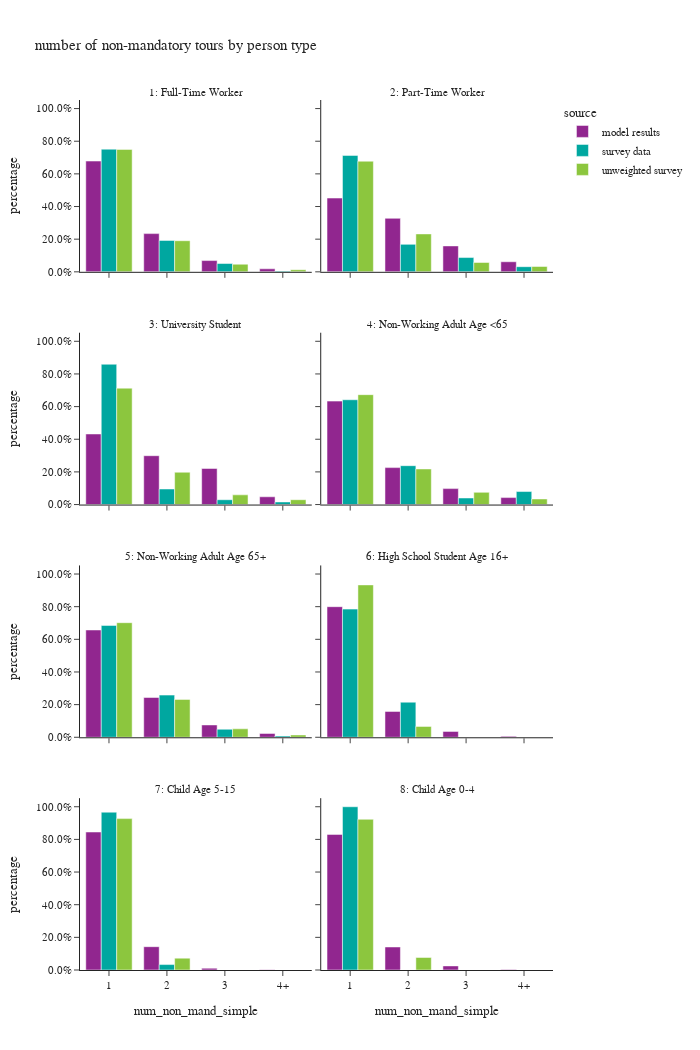

This figure's notebook cell:
### Markdown cell above
- number of non-mandatory tours

### Code cell
# number of mandatory tours
df_plot = per_data.groupby(['source','ptype_label','num_non_mand_simple'])['person_weight'].sum().reset_index()

df_plot['percentage'] = df_plot.groupby(['source','ptype_label'], group_keys=False)['person_weight']. \
    apply(lambda x: x / float(x.sum()))

fig = px.bar(df_plot, x="num_non_mand_simple", y="percentage", color="source",barmode="group",
             facet_col="ptype_label",facet_col_wrap=2,
             title="number of non-mandatory tours by person type")
fig.for_each_annotation(lambda a: a.update(text=a.text.split("=")[-1]))
fig.update_layout(height=1050, width=700)
fig.update_yaxes(tickformat=".1%")
fig.show()

### Figure 1 — Plotly figure (JSON) as saved in the notebook; plotly's stock layout.template omitted (floating-point values rounded to 4 significant figures)
{"data": [{"alignmentgroup": "True", "hovertemplate": "source=model results<br>ptype_label=1: Full-Time Worker<br>num_non_mand_simple=%{x}<br>percentage=%{y}<extra></extra>", "legendgroup": "model results", "marker": {"color": "#91268F", "pattern": {"shape": ""}}, "name": "model results", "offsetgroup": "model results", "orientation": "v", "showlegend": true, "textposition": "auto", "type": "bar", "x": ["1", "2", "3", "4+"], "xaxis": "x7", "y": [0.6785, 0.2341, 0.06891, 0.0185], "yaxis": "y7"}, {"alignmentgroup": "True", "hovertemplate": "source=model results<br>ptype_label=2: Part-Time Worker<br>num_non_mand_simple=%{x}<br>percentage=%{y}<extra></extra>", "legendgroup": "model results", "marker": {"color": "#91268F", "pattern": {"shape": ""}}, "name": "model results", "offsetgroup": "model results", "orientation": "v", "showlegend": false, "textposition": "auto", "type": "bar", "x": ["1", "2", "3", "4+"], "xaxis": "x8", "y": [0.4518, 0.3277, 0.1587, 0.06169], "yaxis": "y8"}, {"alignmentgroup": "True", "hovertemplate": "source=model results<br>ptype_label=3: University Student<br>num_non_mand_simple=%{x}<br>percentage=%{y}<extra></extra>", "legendgroup": "model results", "marker": {"color": "#91268F", "pattern": {"shape": ""}}, "name": "model results", "offsetgroup": "model results", "orientation": "v", "showlegend": false, "textposition": "auto", "type": "bar", "x": ["1", "2", "3", "4+"], "xaxis": "x5", "y": [0.4323, 0.2992, 0.221, 0.04753], "yaxis": "y5"}, {"alignmentgroup": "True", "hovertemplate": "source=model results<br>ptype_label=4: Non-Working Adult Age <65<br>num_non_mand_simple=%{x}<br>percentage=%{y}<extra></extra>", "legendgroup": "model results", "marker": {"color": "#91268F", "pattern": {"shape": ""}}, "name": "model results", "offsetgroup": "model results", "orientation": "v", "showlegend": false, "textposition": "auto", "type": "bar", "x": ["1", "2", "3", "4+"], "xaxis": "x6", "y": [0.6336, 0.2262, 0.0976, 0.04261], "yaxis": "y6"}, {"alignmentgroup": "True", "hovertemplate": "source=model results<br>ptype_label=5: Non-Working Adult Age 65+<br>num_non_mand_simple=%{x}<br>percentage=%{y}<extra></extra>", "legendgroup": "model results", "marker": {"color": "#91268F", "pattern": {"shape": ""}}, "name": "model results", "offsetgroup": "model results", "orientation": "v", "showlegend": false, "textposition": "auto", "type": "bar", "x": ["1", "2", "3", "4+"], "xaxis": "x3", "y": [0.6573, 0.2438, 0.07554, 0.02343], "yaxis": "y3"}, {"alignmentgroup": "True", "hovertemplate": "source=model results<br>ptype_label=6: High School Student Age 16+<br>num_non_mand_simple=%{x}<br>percentage=%{y}<extra></extra>", "legendgroup": "model results", "marker": {"color": "#91268F", "pattern": {"shape": ""}}, "name": "model results", "offsetgroup": "model results", "orientation": "v", "showlegend": false, "textposition": "auto", "type": "bar", "x": ["1", "2", "3", "4+"], "xaxis": "x4", "y": [0.7998, 0.1585, 0.03613, 0.005531], "yaxis": "y4"}, {"alignmentgroup": "True", "hovertemplate": "source=model results<br>ptype_label=7: Child Age 5-15<br>num_non_mand_simple=%{x}<br>percentage=%{y}<extra></extra>", "legendgroup": "model results", "marker": {"color": "#91268F", "pattern": {"shape": ""}}, "name": "model results", "offsetgroup": "model results", "orientation": "v", "showlegend": false, "textposition": "auto", "type": "bar", "x": ["1", "2", "3", "4+"], "xaxis": "x", "y": [0.8453, 0.1428, 0.0109, 0.001044], "yaxis": "y"}, {"alignmentgroup": "True", "hovertemplate": "source=model results<br>ptype_label=8: Child Age 0-4<br>num_non_mand_simple=%{x}<br>percentage=%{y}<extra></extra>", "legendgroup": "model results", "marker": {"color": "#91268F", "pattern": {"shape": ""}}, "name": "model results", "offsetgroup": "model results", "orientation": "v", "showlegend": false, "textposition": "auto", "type": "bar", "x": ["1", "2", "3", "4+"], "xaxis": "x2", "y": [0.8308, 0.141, 0.02512, 0.003104], "yaxis": "y2"}, {"alignmentgroup": "True", "hovertemplate": "source=survey data<br>ptype_label=1: Full-Time Worker<br>num_non_mand_simple=%{x}<br>percentage=%{y}<extra></extra>", "legendgroup": "survey data", "marker": {"color": "#00A7A0", "pattern": {"shape": ""}}, "name": "survey data", "offsetgroup": "survey data", "orientation": "v", "showlegend": true, "textposition": "auto", "type": "bar", "x": ["1", "2", "3", "4+"], "xaxis": "x7", "y": [0.7513, 0.1926, 0.05083, 0.005202], "yaxis": "y7"}, {"alignmentgroup": "True", "hovertemplate": "source=survey data<br>ptype_label=2: Part-Time Worker<br>num_non_mand_simple=%{x}<br>percentage=%{y}<extra></extra>", "legendgroup": "survey data", "marker": {"color": "#00A7A0", "pattern": {"shape": ""}}, "name": "survey data", "offsetgroup": "survey data", "orientation": "v", "showlegend": false, "textposition": "auto", "type": "bar", "x": ["1", "2", "3", "4+"], "xaxis": "x8", "y": [0.713, 0.1682, 0.08738, 0.03137], "yaxis": "y8"}, {"alignmentgroup": "True", "hovertemplate": "source=survey data<br>ptype_label=3: University Student<br>num_non_mand_simple=%{x}<br>percentage=%{y}<extra></extra>", "legendgroup": "survey data", "marker": {"color": "#00A7A0", "pattern": {"shape": ""}}, "name": "survey data", "offsetgroup": "survey data", "orientation": "v", "showlegend": false, "textposition": "auto", "type": "bar", "x": ["1", "2", "3", "4+"], "xaxis": "x5", "y": [0.8595, 0.09516, 0.02942, 0.01593], "yaxis": "y5"}, {"alignmentgroup": "True", "hovertemplate": "source=survey data<br>ptype_label=4: Non-Working Adult Age <65<br>num_non_mand_simple=%{x}<br>percentage=%{y}<extra></extra>", "legendgroup": "survey data", "marker": {"color": "#00A7A0", "pattern": {"shape": ""}}, "name": "survey data", "offsetgroup": "survey data", "orientation": "v", "showlegend": false, "textposition": "auto", "type": "bar", "x": ["1", "2", "3", "4+"], "xaxis": "x6", "y": [0.6419, 0.2381, 0.0402, 0.07974], "yaxis": "y6"}, {"alignmentgroup": "True", "hovertemplate": "source=survey data<br>ptype_label=5: Non-Working Adult Age 65+<br>num_non_mand_simple=%{x}<br>percentage=%{y}<extra></extra>", "legendgroup": "survey data", "marker": {"color": "#00A7A0", "pattern": {"shape": ""}}, "name": "survey data", "offsetgroup": "survey data", "orientation": "v", "showlegend": false, "textposition": "auto", "type": "bar", "x": ["1", "2", "3", "4+"], "xaxis": "x3", "y": [0.6851, 0.2584, 0.04916, 0.007375], "yaxis": "y3"}, {"alignmentgroup": "True", "hovertemplate": "source=survey data<br>ptype_label=6: High School Student Age 16+<br>num_non_mand_simple=%{x}<br>percentage=%{y}<extra></extra>", "legendgroup": "survey data", "marker": {"color": "#00A7A0", "pattern": {"shape": ""}}, "name": "survey data", "offsetgroup": "survey data", "orientation": "v", "showlegend": false, "textposition": "auto", "type": "bar", "x": ["1", "2"], "xaxis": "x4", "y": [0.785, 0.215], "yaxis": "y4"}, {"alignmentgroup": "True", "hovertemplate": "source=survey data<br>ptype_label=7: Child Age 5-15<br>num_non_mand_simple=%{x}<br>percentage=%{y}<extra></extra>", "legendgroup": "survey data", "marker": {"color": "#00A7A0", "pattern": {"shape": ""}}, "name": "survey data", "offsetgroup": "survey data", "orientation": "v", "showlegend": false, "textposition": "auto", "type": "bar", "x": ["1", "2"], "xaxis": "x", "y": [0.9667, 0.03329], "yaxis": "y"}, {"alignmentgroup": "True", "hovertemplate": "source=survey data<br>ptype_label=8: Child Age 0-4<br>num_non_mand_simple=%{x}<br>percentage=%{y}<extra></extra>", "legendgroup": "survey data", "marker": {"color": "#00A7A0", "pattern": {"shape": ""}}, "name": "survey data", "offsetgroup": "survey data", "orientation": "v", "showlegend": false, "textposition": "auto", "type": "bar", "x": ["1", "2"], "xaxis": "x2", "y": [0.9999, 0.0001396], "yaxis": "y2"}, {"alignmentgroup": "True", "hovertemplate": "source=unweighted survey<br>ptype_label=1: Full-Time Worker<br>num_non_mand_simple=%{x}<br>percentage=%{y}<extra></extra>", "legendgroup": "unweighted survey", "marker": {"color": "#8CC63E", "pattern": {"shape": ""}}, "name": "unweighted survey", "offsetgroup": "unweighted survey", "orientation": "v", "showlegend": true, "textposition": "auto", "type": "bar", "x": ["1", "2", "3", "4+"], "xaxis": "x7", "y": [0.75, 0.1905, 0.04663, 0.0129], "yaxis": "y7"}, {"alignmentgroup": "True", "hovertemplate": "source=unweighted survey<br>ptype_label=2: Part-Time Worker<br>num_non_mand_simple=%{x}<br>percentage=%{y}<extra></extra>", "legendgroup": "unweighted survey", "marker": {"color": "#8CC63E", "pattern": {"shape": ""}}, "name": "unweighted survey", "offsetgroup": "unweighted survey", "orientation": "v", "showlegend": false, "textposition": "auto", "type": "bar", "x": ["1", "2", "3", "4+"], "xaxis": "x8", "y": [0.6776, 0.2322, 0.05738, 0.03279], "yaxis": "y8"}, {"alignmentgroup": "True", "hovertemplate": "source=unweighted survey<br>ptype_label=3: University Student<br>num_non_mand_simple=%{x}<br>percentage=%{y}<extra></extra>", "legendgroup": "unweighted survey", "marker": {"color": "#8CC63E", "pattern": {"shape": ""}}, "name": "unweighted survey", "offsetgroup": "unweighted survey", "orientation": "v", "showlegend": false, "textposition": "auto", "type": "bar", "x": ["1", "2", "3", "4+"], "xaxis": "x5", "y": [0.7129, 0.198, 0.05941, 0.0297], "yaxis": "y5"}, {"alignmentgroup": "True", "hovertemplate": "source=unweighted survey<br>ptype_label=4: Non-Working Adult Age <65<br>num_non_mand_simple=%{x}<br>percentage=%{y}<extra></extra>", "legendgroup": "unweighted survey", "marker": {"color": "#8CC63E", "pattern": {"shape": ""}}, "name": "unweighted survey", "offsetgroup": "unweighted survey", "orientation": "v", "showlegend": false, "textposition": "auto", "type": "bar", "x": ["1", "2", "3", "4+"], "xaxis": "x6", "y": [0.6731, 0.2179, 0.07479, 0.03419], "yaxis": "y6"}, {"alignmentgroup": "True", "hovertemplate": "source=unweighted survey<br>ptype_label=5: Non-Working Adult Age 65+<br>num_non_mand_simple=%{x}<br>percentage=%{y}<extra></extra>", "legendgroup": "unweighted survey", "marker": {"color": "#8CC63E", "pattern": {"shape": ""}}, "name": "unweighted survey", "offsetgroup": "unweighted survey", "orientation": "v", "showlegend": false, "textposition": "auto", "type": "bar", "x": ["1", "2", "3", "4+"], "xaxis": "x3", "y": [0.7018, 0.2321, 0.05179, 0.01429], "yaxis": "y3"}, {"alignmentgroup": "True", "hovertemplate": "source=unweighted survey<br>ptype_label=6: High School Student Age 16+<br>num_non_mand_simple=%{x}<br>percentage=%{y}<extra></extra>", "legendgroup": "unweighted survey", "marker": {"color": "#8CC63E", "pattern": {"shape": ""}}, "name": "unweighted survey", "offsetgroup": "unweighted survey", "orientation": "v", "showlegend": false, "textposition": "auto", "type": "bar", "x": ["1", "2"], "xaxis": "x4", "y": [0.9333, 0.06667], "yaxis": "y4"}, {"alignmentgroup": "True", "hovertemplate": "source=unweighted survey<br>ptype_label=7: Child Age 5-15<br>num_non_mand_simple=%{x}<br>percentage=%{y}<extra></extra>", "legendgroup": "unweighted survey", "marker": {"color": "#8CC63E", "pattern": {"shape": ""}}, "name": "unweighted survey", "offsetgroup": "unweighted survey", "orientation": "v", "showlegend": false, "textposition": "auto", "type": "bar", "x": ["1", "2"], "xaxis": "x", "y": [0.9273, 0.07273], "yaxis": "y"}, {"alignmentgroup": "True", "hovertemplate": "source=unweighted survey<br>ptype_label=8: Child Age 0-4<br>num_non_mand_simple=%{x}<br>percentage=%{y}<extra></extra>", "legendgroup": "unweighted survey", "marker": {"color": "#8CC63E", "pattern": {"shape": ""}}, "name": "unweighted survey", "offsetgroup": "unweighted survey", "orientation": "v", "showlegend": false, "textposition": "auto", "type": "bar", "x": ["1", "2"], "xaxis": "x2", "y": [0.9231, 0.07692], "yaxis": "y2"}], "layout": {"annotations": [{"font": {}, "showarrow": false, "text": "7: Child Age 5-15", "x": 0.245, "xanchor": "center", "xref": "paper", "y": 0.1975, "yanchor": "bottom", "yref": "paper"}, {"font": {}, "showarrow": false, "text": "8: Child Age 0-4", "x": 0.755, "xanchor": "center", "xref": "paper", "y": 0.1975, "yanchor": "bottom", "yref": "paper"}, {"font": {}, "showarrow": false, "text": "5: Non-Working Adult Age 65+", "x": 0.245, "xanchor": "center", "xref": "paper", "y": 0.465, "yanchor": "bottom", "yref": "paper"}, {"font": {}, "showarrow": false, "text": "6: High School Student Age 16+", "x": 0.755, "xanchor": "center", "xref": "paper", "y": 0.465, "yanchor": "bottom", "yref": "paper"}, {"font": {}, "showarrow": false, "text": "3: University Student", "x": 0.245, "xanchor": "center", "xref": "paper", "y": 0.7325, "yanchor": "bottom", "yref": "paper"}, {"font": {}, "showarrow": false, "text": "4: Non-Working Adult Age <65", "x": 0.755, "xanchor": "center", "xref": "paper", "y": 0.7325, "yanchor": "bottom", "yref": "paper"}, {"font": {}, "showarrow": false, "text": "1: Full-Time Worker", "x": 0.245, "xanchor": "center", "xref": "paper", "y": 1.0, "yanchor": "bottom", "yref": "paper"}, {"font": {}, "showarrow": false, "text": "2: Part-Time Worker", "x": 0.755, "xanchor": "center", "xref": "paper", "y": 1.0, "yanchor": "bottom", "yref": "paper"}], "barmode": "group", "height": 1050, "legend": {"title": {"text": "source"}, "tracegroupgap": 0}, "title": {"text": "number of non-mandatory tours by person type"}, "width": 700, "xaxis": {"anchor": "y", "domain": [0.0, 0.49], "title": {"text": "num_non_mand_simple"}}, "xaxis2": {"anchor": "y2", "domain": [0.51, 1.0], "matches": "x", "title": {"text": "num_non_mand_simple"}}, "xaxis3": {"anchor": "y3", "domain": [0.0, 0.49], "matches": "x", "showticklabels": false}, "xaxis4": {"anchor": "y4", "domain": [0.51, 1.0], "matches": "x", "showticklabels": false}, "xaxis5": {"anchor": "y5", "domain": [0.0, 0.49], "matches": "x", "showticklabels": false}, "xaxis6": {"anchor": "y6", "domain": [0.51, 1.0], "matches": "x", "showticklabels": false}, "xaxis7": {"anchor": "y7", "domain": [0.0, 0.49], "matches": "x", "showticklabels": false}, "xaxis8": {"anchor": "y8", "domain": [0.51, 1.0], "matches": "x", "showticklabels": false}, "yaxis": {"anchor": "x", "domain": [0.0, 0.1975], "tickformat": ".1%", "title": {"text": "percentage"}}, "yaxis2": {"anchor": "x2", "domain": [0.0, 0.1975], "matches": "y", "showticklabels": false, "tickformat": ".1%"}, "yaxis3": {"anchor": "x3", "domain": [0.2675, 0.465], "matches": "y", "tickformat": ".1%", "title": {"text": "percentage"}}, "yaxis4": {"anchor": "x4", "domain": [0.2675, 0.465], "matches": "y", "showticklabels": false, "tickformat": ".1%"}, "yaxis5": {"anchor": "x5", "domain": [0.535, 0.7325], "matches": "y", "tickformat": ".1%", "title": {"text": "percentage"}}, "yaxis6": {"anchor": "x6", "domain": [0.535, 0.7325], "matches": "y", "showticklabels": false, "tickformat": ".1%"}, "yaxis7": {"anchor": "x7", "domain": [0.8025, 1.0], "matches": "y", "tickformat": ".1%", "title": {"text": "percentage"}}, "yaxis8": {"anchor": "x8", "domain": [0.8025, 1.0], "matches": "y", "showticklabels": false, "tickformat": ".1%"}}}
